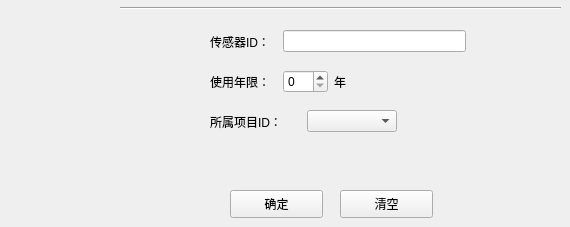
      <widget class="QWidget" name="page_15">
       <widget class="QPushButton" name="Emp_Sen_Sure">
        <property name="geometry">
         <rect>
          <x>230</x>
          <y>190</y>
          <width>93</width>
          <height>28</height>
         </rect>
        </property>
        <property name="text">
         <string>确定</string>
        </property>
       </widget>
       <widget class="QPushButton" name="Emp_Sen_Clear">
        <property name="geometry">
         <rect>
          <x>340</x>
          <y>190</y>
          <width>93</width>
          <height>28</height>
         </rect>
        </property>
        <property name="text">
         <string>清空</string>
        </property>
       </widget>
       <widget class="QWidget" name="layoutWidget">
        <property name="geometry">
         <rect>
          <x>210</x>
          <y>30</y>
          <width>256</width>
          <height>23</height>
         </rect>
        </property>
        <layout class="QHBoxLayout" name="horizontalLayout_20">
         <item>
          <widget class="QLabel" name="label_18">
           <property name="text">
            <string>传感器ID：  </string>
           </property>
          </widget>
         </item>
         <item>
          <widget class="QLineEdit" name="Sa_ADDSenIDLine"/>
         </item>
        </layout>
       </widget>
       <widget class="QWidget" name="layoutWidget">
        <property name="geometry">
         <rect>
          <x>210</x>
          <y>70</y>
          <width>168</width>
          <height>23</height>
         </rect>
        </property>
        <layout class="QHBoxLayout" name="horizontalLayout_21">
         <item>
          <widget class="QLabel" name="label_19">
           <property name="text">
            <string>使用年限：  </string>
           </property>
          </widget>
         </item>
         <item>
          <widget class="QSpinBox" name="Sa_ADDSenDateSpinBox"/>
         </item>
         <item>
          <widget class="QLabel" name="label_21">
           <property name="text">
            <string>年</string>
           </property>
          </widget>
         </item>
        </layout>
       </widget>
       <widget class="QWidget" name="layoutWidget">
        <property name="geometry">
         <rect>
          <x>210</x>
          <y>110</y>
          <width>187</width>
          <height>23</height>
         </rect>
        </property>
        <layout class="QHBoxLayout" name="horizontalLayout_22">
         <item>
          <widget class="QLabel" name="label_20">
           <property name="text">
            <string>所属项目ID：</string>
           </property>
          </widget>
         </item>
         <item>
          <widget class="QComboBox" name="Sa_AddSenProIDComBox"/>
         </item>
        </layout>
       </widget>
       <widget class="Line" name="line_12">
        <property name="geometry">
         <rect>
          <x>120</x>
          <y>0</y>
          <width>441</width>
          <height>16</height>
         </rect>
        </property>
        <property name="orientation">
         <enum>Qt::Horizontal</enum>
        </property>
       </widget>
      </widget>
